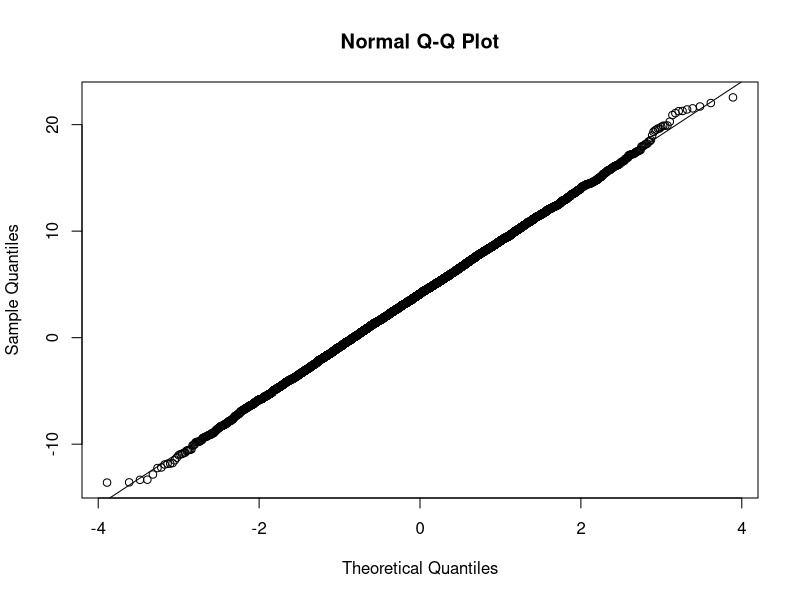
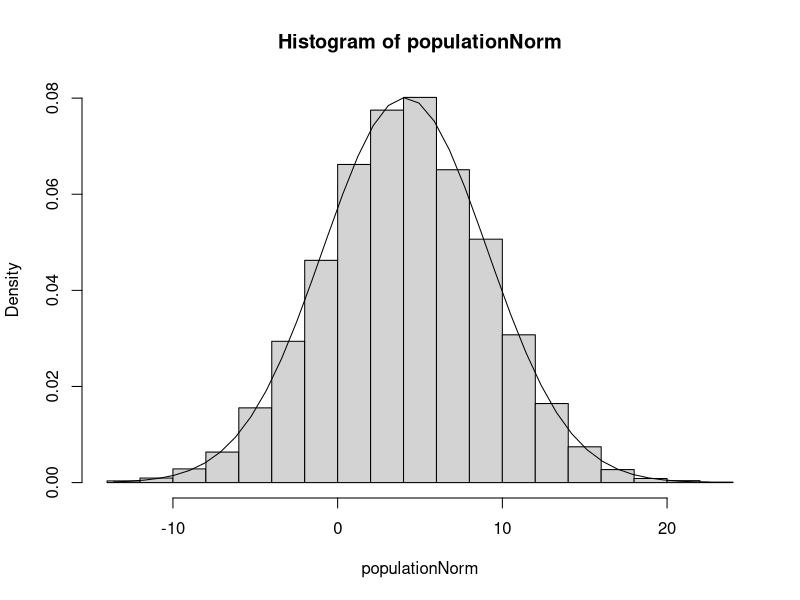
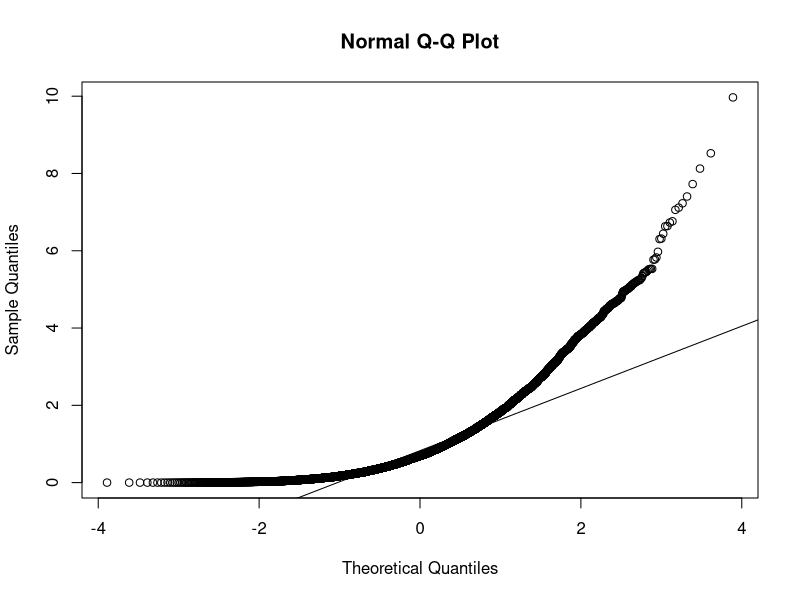
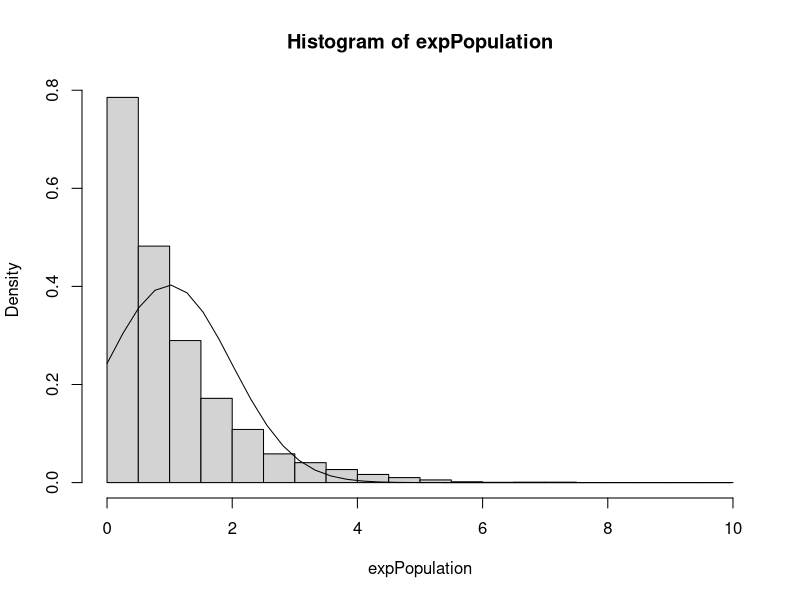
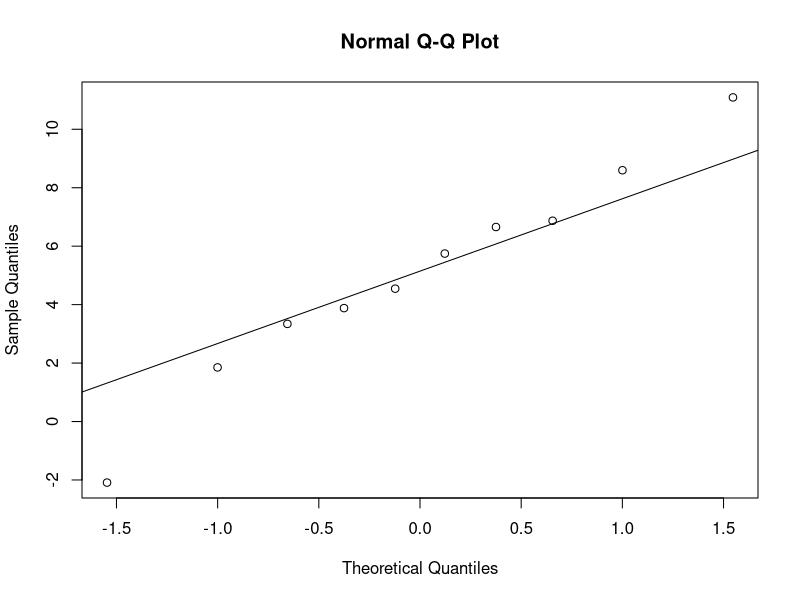
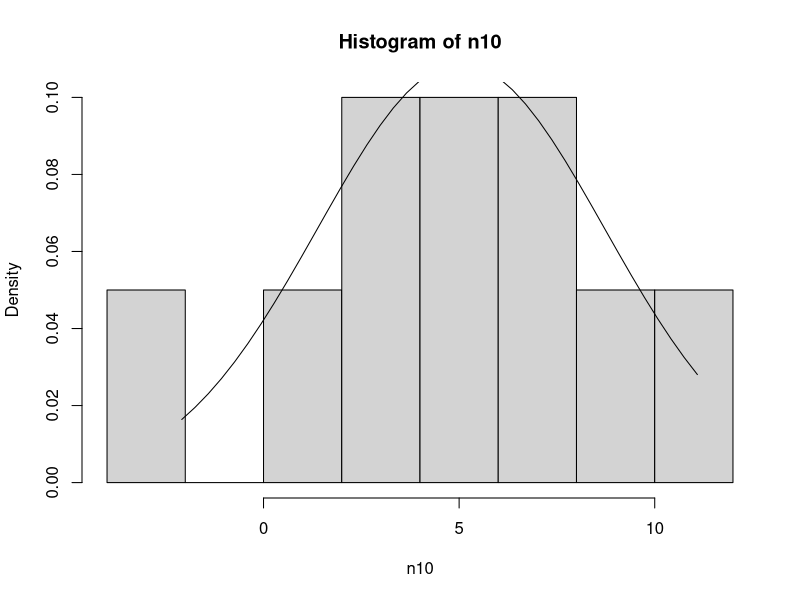
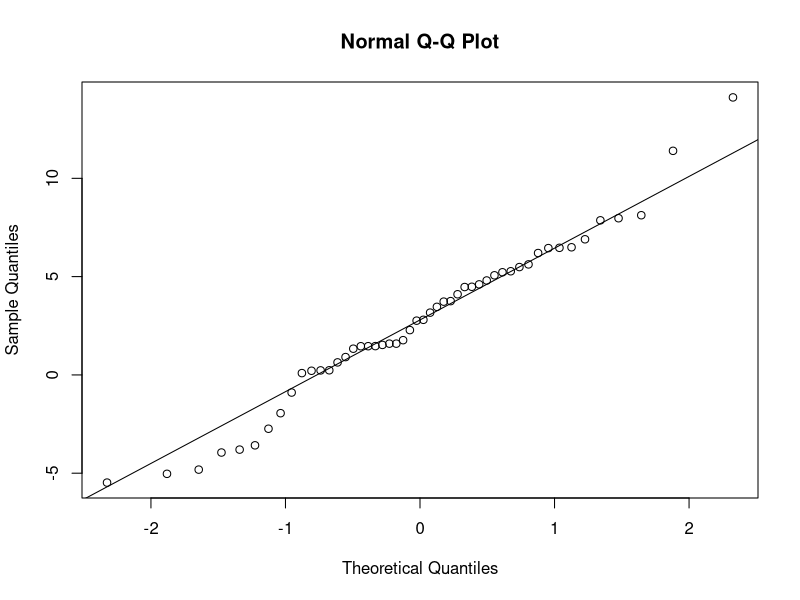
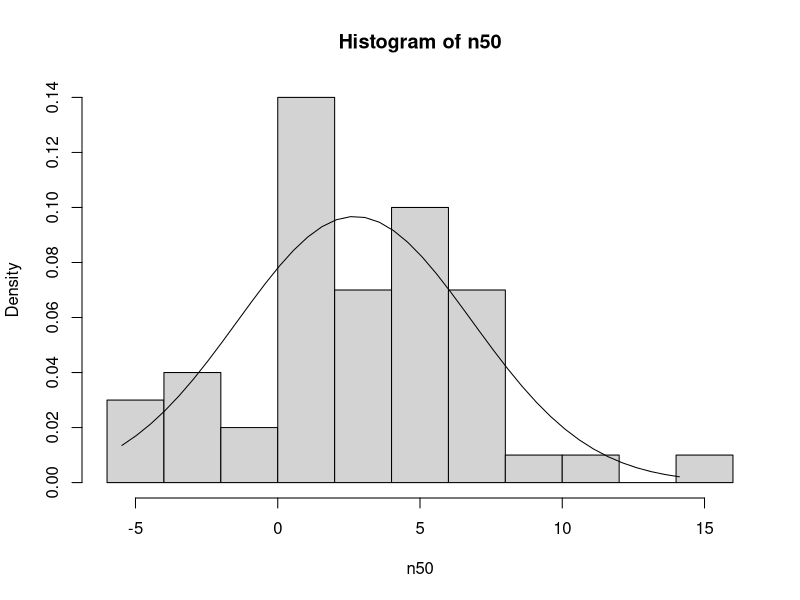

Write R code to recreate these figures, in order.
#A population of 10,000 with a variable from a Normal(4,5) distribution.
populationNorm <- rnorm(10000,4,5)


#A population of 10,000 w/ a variable from an Exponential(1) distribution.
expPopulation <- rexp(populationNorm,1) 

#record the size, mean and sd of 'population'.
n_populationNorm <- length(populationNorm)
mean_populationNorm <- mean(populationNorm)
sd_populationNorm <- sd(populationNorm)

#record the size,mean and sd of 'populationDistribution'.
n_expPopulation <- length(expPopulation)
mean_expPopulation <- mean(expPopulation)
sd_expPopulation <- sd(expPopulation)

#normality of populationNorm plot
qqnorm(populationNorm)
qqline(populationNorm)
hist(populationNorm, freq = FALSE)
xfit <- seq(min(populationNorm), max(populationNorm), length = 40) 
yfit <- dnorm(xfit, mean = mean(populationNorm), sd = sd(populationNorm))
lines(xfit, yfit)

#normality of expPopulation plot
qqnorm(expPopulation)
qqline(expPopulation)
hist(expPopulation, freq = FALSE)
xfit <- seq(min(expPopulation), max(expPopulation), length = 40) 
yfit <- dnorm(xfit, mean = mean(expPopulation), sd = sd(expPopulation))
lines(xfit, yfit)

#Take a random sample of size 10, 50, 500 for populationNorm
n10 <- sample(populationNorm, 10)
n50 <- sample(populationNorm, 50)
n500 <- sample(populationNorm, 500)

#Take a random sample of size 10, 50, 500 f0r expPopulation.
e10 <- sample(expPopulation, 10)
e50 <- sample(expPopulation, 50)
e500 <- sample(expPopulation, 500)

#plots for sample 10 normPopulation
qqnorm(n10)
qqline(n10)
hist(n10, freq = FALSE)
xfit <- seq(min(n10), max(n10), length = 40) 
yfit <- dnorm(xfit, mean = mean(n10), sd = sd(n10))
lines(xfit, yfit)

#plots for sample 50 normPopulation
qqnorm(n50)
qqline(n50)
hist(n50, freq = FALSE)
xfit <- seq(min(n50), max(n50), length = 40) 
yfit <- dnorm(xfit, mean = mean(n50), sd = sd(n50))
lines(xfit, yfit)

#plots for sample 500 normPopulation
qqnorm(n500)
qqline(n500)
hist(n500, freq = FALSE)
xfit <- seq(min(n500), max(n500), length = 40) 
yfit <- dnorm(xfit, mean = mean(n500), sd = sd(n500))
lines(xfit, yfit)

#plots for sample 10 expPopulation
qqnorm(e10)
qqline(e10)
hist(e10, freq = FALSE)
xfit <- seq(min(e10), max(e10), length = 40) 
yfit <- dnorm(xfit, mean = mean(e10), sd = sd(e10))
lines(xfit, yfit)

#plots for sample 50 expPopulation
qqnorm(e50)
qqline(e50)
hist(e10, freq = FALSE)
xfit <- seq(min(e50), max(e50), length = 40) 
yfit <- dnorm(xfit, mean = mean(e50), sd = sd(e50))
lines(xfit, yfit)

#plots for sample 500 expPopulation
qqnorm(e500)
qqline(e500)
hist(e500, freq = FALSE)
xfit <- seq(min(e500), max(e500), length = 40) 
yfit <- dnorm(xfit, mean = mean(e500), sd = sd(e500))
lines(xfit, yfit)

#mean of sample normal population 50
mean_populationN50 <- mean(n50)

#mean of sample exp population 50
mean_populatione50 <- mean(e50)

#record the sd of x0
sd_populationN50 <- sd(n50)

#record the sd of x0
sd_populatione50 <- sd(e50)

#confidence interval for 95% confidence interval
Z1 <- qnorm(0.975)

# calculating z_score for 95% confidence interval
Z_score <- qnorm(0.975)

#calculate the standard error of mean1 using known and estimated sd0
se_kn <- sd_populationN50/sqrt(mean_populationN50)

#calculate the standard error of mean1 using known and estimated sd0
se_kn1 <- sd_populatione50/sqrt(mean_populatione50)

#calculating z-scores for known population
left_Z95_kn <- mean_populationN50-Z_score*se_kn
right_z95_kn <- mean_populationN50+Z_score*se_kn

#result of z-score for populationNorm
paste("Z-distribution w/known pop sd:", left_Z95_kn, right_z95_kn)

#calculating z_score for known population expPopulation
left_Z95_kn <- mean_populatione50-Z_score*se_kn
right_z95_kn <- mean_populatione50+Z_score*se_kn

#result of z-score for expPopulation
paste("Z-distribution w/known pop sd:", left_Z95_kn, right_z95_kn)

#length of sample  of distribution 50 populationNorm
n_populationN50 <- length(n50)

#length of sample of distribution 50 expPopulation
n_populatione50 <- length(e50)

#t-distribution for 95% confidence interval
t1 <- qt(0.975, 10)

#Calculate 95% critical value for populationNorm
t_score <- qt(0.975,n_populationN50 -1)

#Calculating 95% confidence intervals
left_t95_kn <- mean_populationN50-t_score*se_kn
right_t95_kn <- mean_populationN50+t_score*se_kn

#Print values for populationNorm
paste("t-distribution w/known pop sd:", left_t95_kn, right_t95_kn)

#Calculate 95% critical value for expPopulation
t_score <- qt(0.975,n_populatione50 -1)

#Calculating 95% confidence intervals
left_t95_kn <- mean_populatione50-t_score*se_kn1
right_t95_kn <- mean_populatione50+t_score*se_kn1

#Print values for expPopulation
paste("t-distribution w/known pop sd:", left_t95_kn, right_t95_kn)

